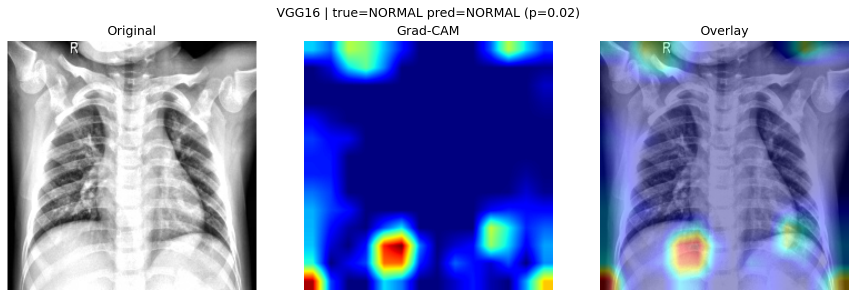
#> input picture Results-20260913T045822Z-1-001/Results/VGG16/gradcam/correct_0.png, 1712 x 595 px, given as the content of the folder ay Pneumonia/Pediatric Chest X-ray Pneumonia/train/PNEUMONIA, which was not available (shown at 1/2 size)
$ jupyter execute --allow-errors Untitled18.ipynb   (text cells are left out)
#> lines starting #> are read from the running program, lines starting #| are printed output that depends on the picture; after the words box and inside, x2 and y2 are one past the last pixel; in counts of white or black regions, pixels touching at a corner belong together; pictures that were not available may be replaced by others from this repository, and a replacement may not be noted
[cell 1]
from google.colab import drive
drive.mount('/content/drive')

import os, cv2, glob, shutil, random
import numpy as np
from tqdm import tqdm

[cell 2]
from google.colab import drive
drive.mount('/content/drive')

[cell 3]
PRIMARY_PNEUMONIA_DIR = "/content/drive/MyDrive/Chest X-ray Pneumonia/Pediatric Chest X-ray Pneumonia/train/PNEUMONIA"
PRIMARY_NORMAL_DIR    = "/content/drive/MyDrive/Chest X-ray Pneumonia/Pediatric Chest X-ray Pneumonia/train/NORMAL"

RAW_PNEUMONIA_DIR = "/content/drive/MyDrive/Chest X-ray Pneumonia/Pneumonia Raw dataset/PNEUMONIA"
RAW_SUPPLEMENT_MAX_RATIO = 0.15

OUTPUT_ROOT = "/content/drive/MyDrive/Chest X-ray Pneumonia/Final_Dataset"
OUTPUT_PNEUMONIA_DIR = os.path.join(OUTPUT_ROOT, "PNEUMONIA")
OUTPUT_NORMAL_DIR    = os.path.join(OUTPUT_ROOT, "NORMAL")

IMG_SIZE = (224, 224)
TARGET_COUNT_PER_CLASS = None

VALID_EXTS = (".jpg", ".jpeg", ".png", ".bmp", ".tif", ".tiff")

SPLIT_DATASET = True
TRAIN_RATIO, VAL_RATIO, TEST_RATIO = 0.8, 0.1, 0.1
SPLIT_OUTPUT_ROOT = "/content/drive/MyDrive/Chest X-ray Pneumonia/Final_Dataset_Split"

RUN_SANITY_CHECK = True

random.seed(42)
np.random.seed(42)

[cell 4]
def list_images(folder):
    files = []
    for ext in VALID_EXTS:
        files.extend(glob.glob(os.path.join(folder, f"*{ext}")))
        files.extend(glob.glob(os.path.join(folder, f"*{ext.upper()}")))
    return sorted(files)

def autocrop_black_border(img_rgb, thresh=15, min_area_ratio=0.4):
    gray = cv2.cvtColor(img_rgb, cv2.COLOR_RGB2GRAY)
    mask = (gray > thresh).astype(np.uint8)
    coords = cv2.findNonZero(mask)
    if coords is None:
        return img_rgb
    x, y, w, h = cv2.boundingRect(coords)
    area_ratio = (w * h) / (gray.shape[0] * gray.shape[1])
    if area_ratio < min_area_ratio or area_ratio > 0.98:
        return img_rgb
    return img_rgb[y:y + h, x:x + w]

def standardize_contrast(img_rgb):
    gray = cv2.cvtColor(img_rgb, cv2.COLOR_RGB2GRAY)
    clahe = cv2.createCLAHE(clipLimit=2.0, tileGridSize=(8, 8))
    gray_eq = clahe.apply(gray)
    return cv2.cvtColor(gray_eq, cv2.COLOR_GRAY2RGB)

def load_and_preprocess(path, size=IMG_SIZE, crop_border=False):
    img = cv2.imread(path, cv2.IMREAD_COLOR)
    if img is None:
        return None
    img = cv2.cvtColor(img, cv2.COLOR_BGR2RGB)
    if crop_border:
        img = autocrop_black_border(img)
    img = cv2.resize(img, size, interpolation=cv2.INTER_AREA)
    img = standardize_contrast(img)
    return img

def save_image(img_rgb, path):
    img_bgr = cv2.cvtColor(img_rgb, cv2.COLOR_RGB2BGR)
    cv2.imwrite(path, img_bgr)

def clear_and_make_dir(path):
    if os.path.exists(path):
        shutil.rmtree(path)
    os.makedirs(path, exist_ok=True)

def load_folder(folder, crop_border=False, desc=""):
    paths = list_images(folder)
    imgs = []
    for p in tqdm(paths, desc=desc):
        img = load_and_preprocess(p, crop_border=crop_border)
        if img is not None:
            imgs.append(img)
        else:
            print(f"  Skipping unreadable file: {p}")
    return imgs

[cell 5]
# [34 lines left out: functions augment_image, fill_with_augmentation, not called in this run]

def save_all(imgs, dst_folder, prefix, start_idx=1):
    idx = start_idx
    for img in imgs:
        save_image(img, os.path.join(dst_folder, f"{prefix}_{idx:06d}.jpg"))
        idx += 1
    return idx - start_idx

[cell 6]
os.makedirs(OUTPUT_ROOT, exist_ok=True)
clear_and_make_dir(OUTPUT_PNEUMONIA_DIR)
clear_and_make_dir(OUTPUT_NORMAL_DIR)

primary_pneu_imgs = load_folder(PRIMARY_PNEUMONIA_DIR, crop_border=False, desc="Loading primary PNEUMONIA")
#> in load_and_preprocess, img is the input picture: shape (595, 1712, 3); mean B, G, R 192.8, 147.6, 139
#> in load_and_preprocess, `img = cv2.resize(img, size, interpolation=cv2.INTER_AREA)`:
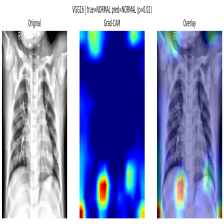
#> img: shape (224, 224, 3); mean R, G, B 139, 147.6, 192.8
#> in standardize_contrast, `gray = cv2.cvtColor(img_rgb, cv2.COLOR_RGB2GRAY)`:
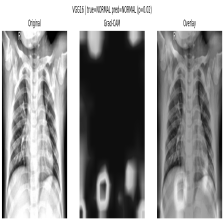
#> gray: shape (224, 224); min 0, max 255, mean 150.1
#> in standardize_contrast, `gray_eq = clahe.apply(gray)`:
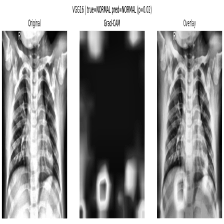
#> gray_eq: shape (224, 224); min 1, max 255, mean 150.6
#> primary_pneu_imgs = 2 items
primary_norm_imgs = load_folder(PRIMARY_NORMAL_DIR, crop_border=False, desc="Loading primary NORMAL")
#> primary_norm_imgs = 2 items
print(f"Primary PNEUMONIA: {len(primary_pneu_imgs)}  |  Primary NORMAL: {len(primary_norm_imgs)}")
#| Primary PNEUMONIA: 2  |  Primary NORMAL: 2

raw_pneu_imgs = load_folder(RAW_PNEUMONIA_DIR, crop_border=True, desc="Loading raw PNEUMONIA (border-cropped)")
#> in autocrop_black_border, `gray = cv2.cvtColor(img_rgb, cv2.COLOR_RGB2GRAY)`:
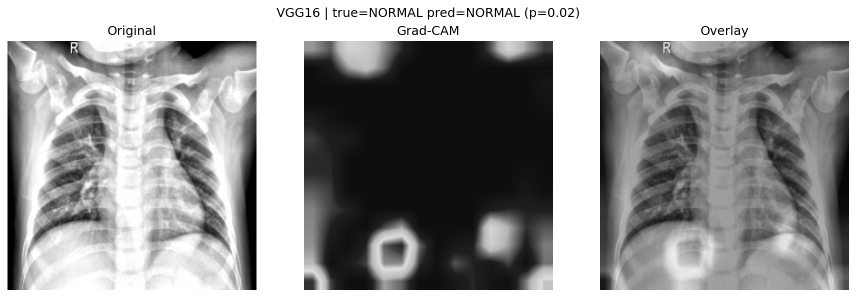
#> gray: shape (595, 1712) (shown at 1/2 size); min 0, max 255, mean 150.1
#> in autocrop_black_border, `mask = (gray > thresh).astype(np.uint8)`:
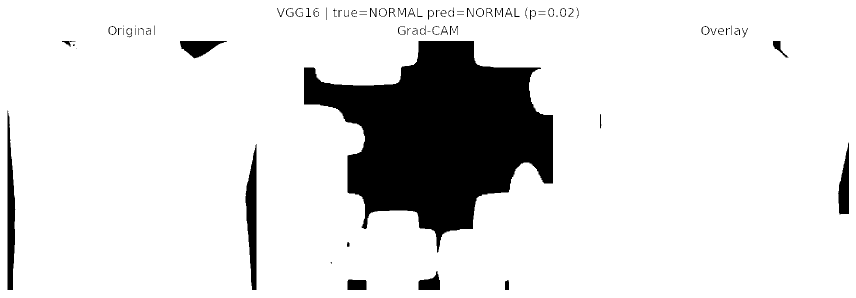
#> mask: shape (595, 1712) (shown at 1/2 size); values 0 (black) and 1 (white), 87.1% white; 85 black regions (20 under 20 px), largest, box (x1, y1, x2, y2) and area: (608, 82, 1106, 505) 114451, (491, 288, 513, 580) 4182, (15, 221, 31, 580) 3869
#> in autocrop_black_border, `coords = cv2.findNonZero(mask)`: coords = contour of 886879 points, box (x1, y1, x2, y2) (0, 0, 1712, 595), area 0
#> in autocrop_black_border, `x, y, w, h = cv2.boundingRect(coords)`: x = 0; w = 1712; h = 595
#> in autocrop_black_border, `area_ratio = (w * h) / (gray.shape[0] * gray.shape[1])`: area_ratio = 1
#> raw_pneu_imgs = 2 items
print(f"Raw phone-photo PNEUMONIA available: {len(raw_pneu_imgs)}")
#| Raw phone-photo PNEUMONIA available: 2

[cell 7]
target = TARGET_COUNT_PER_CLASS or max(len(primary_pneu_imgs), len(primary_norm_imgs))
#> target = 2
print(f"Target images per class: {target}")
#| Target images per class: 2

max_raw = int(target * RAW_SUPPLEMENT_MAX_RATIO)
#> max_raw = 0
raw_subset = random.sample(raw_pneu_imgs, max_raw) if len(raw_pneu_imgs) > max_raw else raw_pneu_imgs
#> raw_subset = []
print(f"Using {len(raw_subset)} raw images as supplement (capped at {RAW_SUPPLEMENT_MAX_RATIO:.0%} = {max_raw})")
#| Using 0 raw images as supplement (capped at 15% = 0)

n_have = len(primary_pneu_imgs) + len(raw_subset)
#> n_have = 2
n_needed = max(0, target - n_have)
#> n_needed = 0
augmented_pneu = fill_with_augmentation(primary_pneu_imgs, n_needed) if n_needed else []
#> augmented_pneu = []

final_pneu_imgs = primary_pneu_imgs + raw_subset + augmented_pneu
#> final_pneu_imgs = 2 items
random.shuffle(final_pneu_imgs)
n_saved = save_all(final_pneu_imgs, OUTPUT_PNEUMONIA_DIR, "pneu")
#> the loop in save_all, `for img in imgs:` made 2 passes
#> idx on passes 1 to 2: 2, 3
#> after the loop in save_all, `for img in imgs:`: idx = 3
#> n_saved = 2
print(f"Saved {n_saved} PNEUMONIA images ({len(primary_pneu_imgs)} primary + {len(raw_subset)} raw + {len(augmented_pneu)} augmented)")
#| Saved 2 PNEUMONIA images (2 primary + 0 raw + 0 augmented)

n_needed_norm = max(0, target - len(primary_norm_imgs))
#> n_needed_norm = 0
augmented_norm = fill_with_augmentation(primary_norm_imgs, n_needed_norm) if n_needed_norm else []
#> augmented_norm = []
final_norm_imgs = primary_norm_imgs + augmented_norm
#> final_norm_imgs = 2 items
random.shuffle(final_norm_imgs)
n_saved_norm = save_all(final_norm_imgs, OUTPUT_NORMAL_DIR, "norm")
#> the loop in save_all (call 2), `for img in imgs:` made 2 passes
#> n_saved_norm = 2
print(f"Saved {n_saved_norm} NORMAL images ({len(primary_norm_imgs)} primary + {len(augmented_norm)} augmented)")
#| Saved 2 NORMAL images (2 primary + 0 augmented)

print(f"\nPNEUMONIA: {n_saved} (raw-photo share: {len(raw_subset)/n_saved:.1%})")
#| PNEUMONIA: 2 (raw-photo share: 0.0%)
print(f"NORMAL:    {n_saved_norm}")
#| NORMAL:    2

[cell 8]
if RUN_SANITY_CHECK and len(raw_pneu_imgs) >= 20:
    from sklearn.model_selection import train_test_split
    from sklearn.linear_model import LogisticRegression
    from sklearn.metrics import accuracy_score

    def to_feature(img):
        return cv2.resize(img, (32, 32)).flatten() / 255.0

    clean_sample = random.sample(primary_pneu_imgs, min(len(primary_pneu_imgs), len(raw_pneu_imgs) * 3))
    X = [to_feature(im) for im in clean_sample] + [to_feature(im) for im in raw_pneu_imgs]
    y = [0] * len(clean_sample) + [1] * len(raw_pneu_imgs)

    Xtr, Xte, ytr, yte = train_test_split(X, y, test_size=0.3, random_state=42, stratify=y)
    clf = LogisticRegression(max_iter=1000).fit(Xtr, ytr)
    acc = accuracy_score(yte, clf.predict(Xte))

    print(f"Raw-vs-clean separability after preprocessing: {acc:.1%}")
    if acc > 0.85:
        print("WARNING: still highly separable — consider lowering RAW_SUPPLEMENT_MAX_RATIO further.")
    else:
        print("Good — not trivially separable after preprocessing.")

[cell 9]
import os, gc, random, json
import numpy as np
import pandas as pd
import matplotlib.pyplot as plt
import tensorflow as tf
from tensorflow.keras import layers, Model
from tensorflow.keras.applications import vgg16, resnet50, densenet, efficientnet, mobilenet_v2
from sklearn.metrics import (classification_report, confusion_matrix, roc_curve, auc,
                              precision_recall_curve, average_precision_score)


SEED = 42
random.seed(SEED); np.random.seed(SEED); tf.random.set_seed(SEED)
#> (this line was passed over: tensorflow is not available in this run)
print("GPU available:", tf.config.list_physical_devices('GPU'))
#> (this line was passed over: tensorflow is not available in this run)
